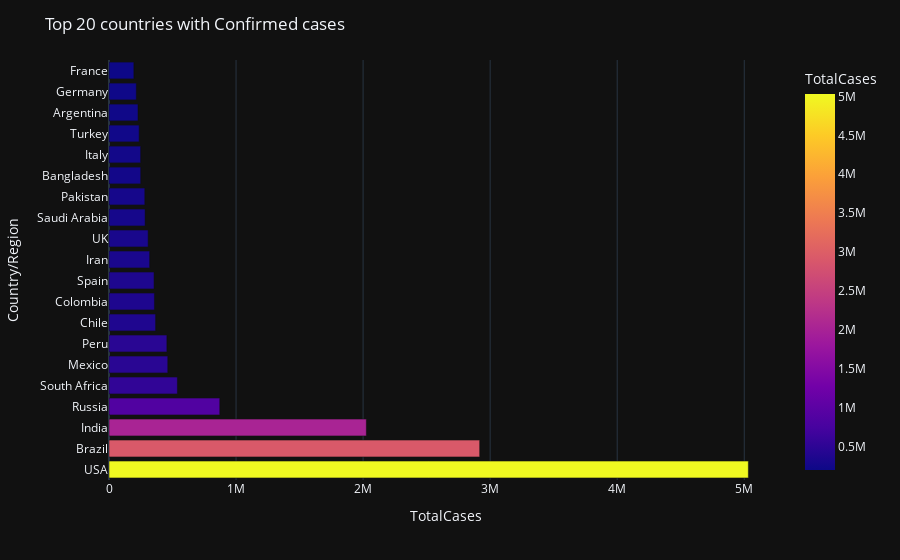

This figure's notebook cell:
### Code cell
fig=px.bar(world_data.iloc[0:20],y='Country/Region',x='TotalCases',color='TotalCases',template='plotly_dark')
fig.update_layout(title='Top 20 countries with Confirmed cases')
fig.show()

### Figure 1 — Plotly figure (JSON) as saved in the notebook; plotly's stock layout.template omitted (floating-point values rounded to 4 significant figures)
{"data": [{"alignmentgroup": "True", "hovertemplate": "TotalCases=%{marker.color}<br>Country/Region=%{y}<extra></extra>", "legendgroup": "", "marker": {"color": [5032179, 2917562, 2025409, 871894, 538184, 462690, 455409, 366671, 357710, 354530, 320117, 308134, 284226, 281863, 249651, 249204, 237265, 228195, 215210, 195633], "coloraxis": "coloraxis", "pattern": {"shape": ""}}, "name": "", "offsetgroup": "", "orientation": "h", "showlegend": false, "textposition": "auto", "type": "bar", "x": [5032179, 2917562, 2025409, 871894, 538184, 462690, 455409, 366671, 357710, 354530, 320117, 308134, 284226, 281863, 249651, 249204, 237265, 228195, 215210, 195633], "xaxis": "x", "y": ["USA", "Brazil", "India", "Russia", "South Africa", "Mexico", "Peru", "Chile", "Colombia", "Spain", "Iran", "UK", "Saudi Arabia", "Pakistan", "Bangladesh", "Italy", "Turkey", "Argentina", "Germany", "France"], "yaxis": "y"}], "layout": {"autosize": true, "barmode": "relative", "coloraxis": {"colorbar": {"title": {"text": "TotalCases"}}, "colorscale": [[0, "#0d0887"], [0.1111, "#46039f"], [0.2222, "#7201a8"], [0.3333, "#9c179e"], [0.4444, "#bd3786"], [0.5556, "#d8576b"], [0.6667, "#ed7953"], [0.7778, "#fb9f3a"], [0.8889, "#fdca26"], [1, "#f0f921"]]}, "legend": {"tracegroupgap": 0}, "margin": {"t": 60}, "title": {"text": "Top 20 countries with Confirmed cases"}, "xaxis": {"anchor": "y", "autorange": true, "domain": [0, 1], "range": [0, 5297000.0], "title": {"text": "TotalCases"}, "type": "linear"}, "yaxis": {"anchor": "x", "autorange": true, "domain": [0, 1], "range": [-0.5, 19.5], "title": {"text": "Country/Region"}, "type": "category"}}}
